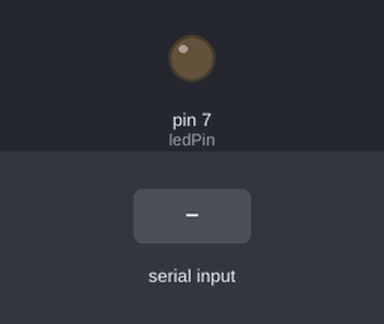
A sketch run on a simulated Arduino Uno, built with avr-gcc and run on an emulated ATmega328P. On the bench: output pins drawn as LEDs (lit = HIGH). The test bench sets the inputs (shaded band).

Above: at 1.2 s.
1.3 s: "1" received over Serial
At 1.9 s:
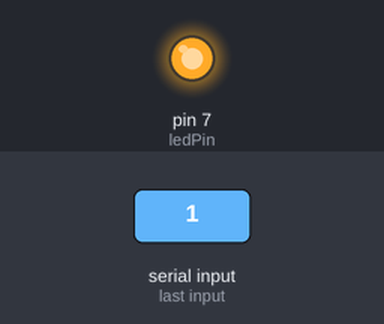
Timing chart, 0 to 4.3 s (numbered marks = the images above; inputs shaded):
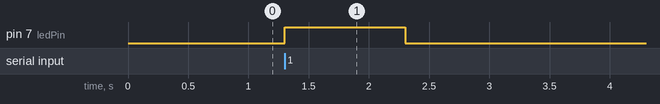

Measured:
- after the input at 1.3 s, pin 7 (ledPin): LOW → HIGH at once, → LOW 1.0 s later

The sketch:

codigoArduino.ino
```cpp
// constants won't change. They're used here to set pin numbers:
const int ledPin = 7;    // the number of the LED pin
const char receivedChar;

void setup() {
  // initialize the LED pin as an output:
  pinMode(ledPin, OUTPUT);
  Serial.begin(9600);
}

void loop() {
  // read the state of the pushbutton value:
  if (Serial.available() > 0) { // Check if serial data is available
    char receivedChar = Serial.read(); // Read the received character
        if (receivedChar == '1') {
digitalWrite(ledPin, HIGH);
delay(1000);
digitalWrite(ledPin, LOW);
    }
}
}
```
